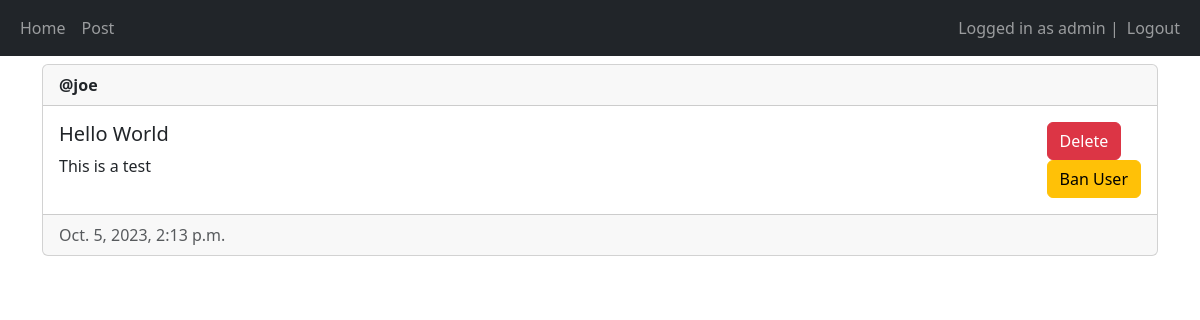
The page / (signed in) on the database as committed earlier.
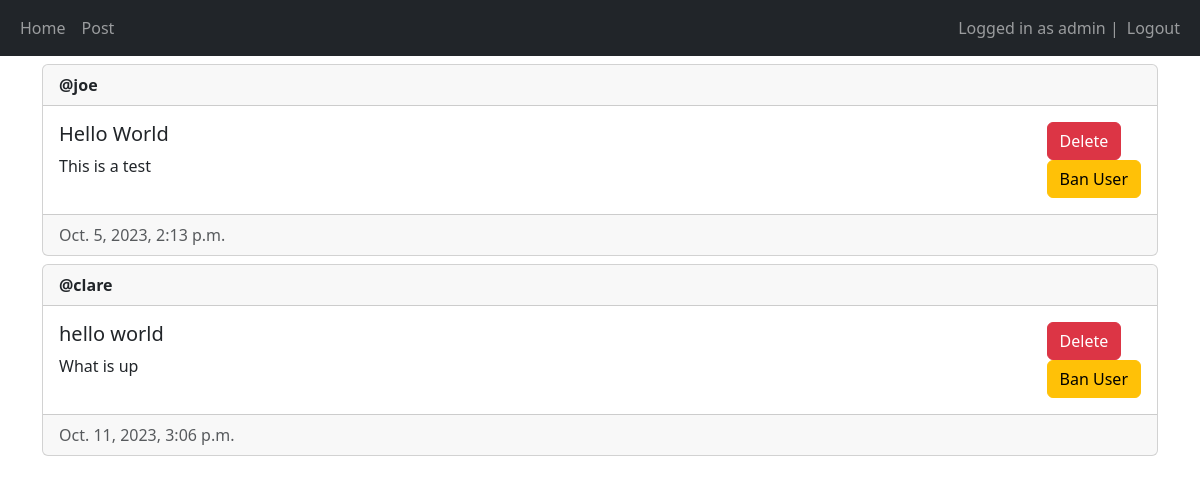
The same page on the database as committed later.
### main/models.py (models this page shows, shortened)
class Post(models.Model):
    author = models.ForeignKey(User, on_delete=models.CASCADE)
    title = models.CharField(max_length=200)
    description = models.TextField()
    created_at = models.DateTimeField(auto_now_add=True)
    updated_at = models.DateTimeField(auto_now=True)

### main/views.py (the view, shortened to what this page needs)
# urls.py: 2. Add a URL to urlpatterns:  path('', views.home, name='home')
@login_required(login_url="/login")
def home(request):
    posts = Post.objects.all()
    return render(request, 'main/home.html', {"posts": posts})

### main/templates/main/home.html (shortened to what this page needs)
{% extends 'main/base.html' %}
{% block content %}
{% for post in posts %}
<div class="card mt-2">
    <div class="card-header"><strong>@{{ post.author.username }}</strong></div>
    <div class="card-body d-flex flex-row justify-content-between">
        <div>
            <h5 class="card-title">{{post.title}}</h5>
            <p>{{post.description}}</p>
        </div>
        <div>
            {% if user == post.author or perms.main.delete_post %}
                <form method="post">
                    <button type="submit" class="btn btn-danger" name="post-id" value="{{post.id}}">Delete</button>
                </form>
            {% endif %}
            {% if user.is_staff %}
            <form method="post">
                <button type="submit" class="btn btn-warning" name="user-id" value="{{post.author.id}}">Ban User</button>
            </form>
            {% endif %}
        </div>
    </div>
    <div class="card-footer text-muted">{{post.created_at}}</div>
</div>
{% empty %}
<p>No Posts Yet</p>
{% endfor %} {% endblock %}

### main/templates/main/base.html (shortened to what this page needs)
<!DOCTYPE html>
<html lang="en">
<head>
    <link href="https://cdn.jsdelivr.net/npm/bootstrap@5.3.2/dist/css/bootstrap.min.css" rel="stylesheet">
</head>
<body>
    <nav class="navbar navbar-expand-lg navbar-dark bg-dark">
        <div class="container-fluid">
            <div>
                <ul class="navbar-nav">
                    <li class="nav-item">
                        <a class="nav-link" href="/home">Home</a>
                    </li>
                    <li class="nav-item">
                        <a class="nav-link" href="/create-post">Post</a>
                    </li>
                </ul>
            </div>
            <div>
                <ul class="navbar-nav">
                    {% if user.is_authenticated %}
                    <span class="navbar-text">Logged in as {{user.username}} | </span>
                    <li class="nav-item">
                        <a class="nav-link" href="/logout">Logout</a>
                    </li>
                    {% else %}
                    <li class="nav-item">
                        <a class="nav-link" href="/login">Login</a>
                    </li>
                    {% endif %}
                </ul>
            </div>
        </div>
    </nav>
    <div class="container">
        {% block  content %}
        {% endblock %}
    </div>
</body>
</html>

Rows that differ between the two databases and show on the page:
added Post: author.username "clare", title "hello world", description "What is up", {{ post.id }} 3 (drawn), created_at "Oct. 11, 2023, 3:06 p.m."
